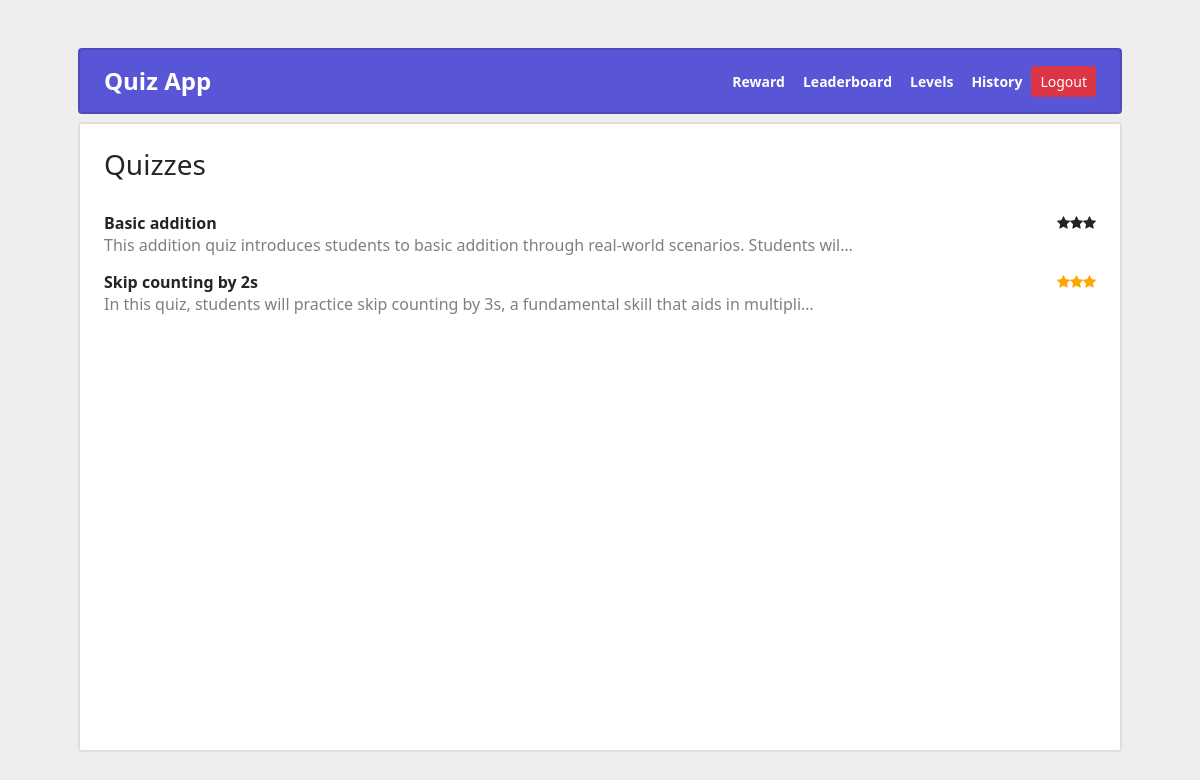
Page /user/quizzes/ (signed in) on the earlier database version.
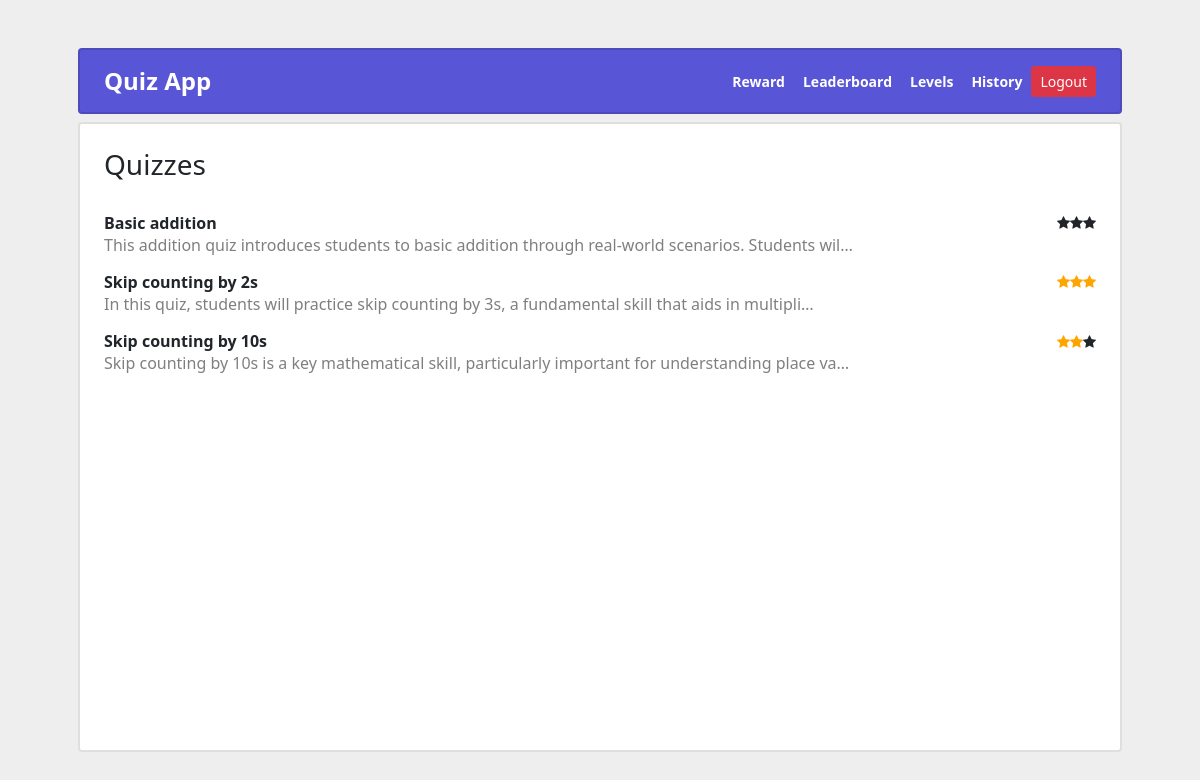
Same page on the later database version.
### quiz/models.py (models this page shows, shortened)
class TimeStampedModel(models.Model):
    created = models.DateTimeField(auto_now_add=True)
    modified = models.DateTimeField(auto_now=True)
    class Meta:
        abstract = True

class UserQuiz(TimeStampedModel):
    user = models.ForeignKey(
        get_user_model(),
        on_delete=models.CASCADE
    )
    quiz = models.ForeignKey(
        Quiz, on_delete=models.CASCADE
    )
    is_completed = models.BooleanField(default=False)
    is_score_added_total = models.BooleanField(default= False)
    start_time = models.DateTimeField(null=True, blank=True)  # When the quiz starts
    end_time = models.DateTimeField(null=True, blank=True)    # When the quiz ends
    full_time = models.IntegerField(default=0)  # Total time allowed for the quiz
    calculated_score = models.IntegerField(default=0)
    class Meta:
        verbose_name = 'User Quiz'
        verbose_name_plural = 'User Quizzes'
        unique_together = ('user', 'quiz')
    @property
    def score(self):
        return UserQuestionAnswer.objects.filter(
            user_quiz=self, answer__answer=True
        ).count()
    @property
    def total_questions(self):
        return self.quiz.question_set.all().count()

class Quiz(TimeStampedModel):
    title = models.CharField(max_length=70)
    slug = models.SlugField(unique=True)
    description = models.TextField()
    users = models.ManyToManyField(get_user_model(),)
    published = models.BooleanField(default=False)
    published_at = models.DateTimeField(
        blank=True, null=True, editable=False
    )
    end_date = models.DateTimeField(
        blank=True, null=True,
        validators=[MinValueValidator(timezone.now)],
    )
    level = models.ForeignKey(Level, on_delete=models.CASCADE, default = 1)
    def total_questions(self):
        return self.question_set.all().count()
    class Meta:
        verbose_name = 'Quiz'
        verbose_name_plural = 'Quizzes'

### quiz/views.py (the view)
class UserQuizList(QuizMixin, TemplateView):
    template_name = "quiz/user_quiz.html"
    extra_context = {'title': "User Quizzes"}
    def get_context_data(self, **kwargs):
        kwargs = super().get_context_data(**kwargs)
        kwargs['quiz_list'] = self.get_user_quizzes()
        quiz_data = [{
            'user': user_quiz.user.username,
            'user_id': user_quiz.user.id,
            'quiz_title': user_quiz.quiz.title,
            'quiz_slug': user_quiz.quiz.slug,
            'score': user_quiz.score,
            'total': user_quiz.total_questions,
        } for user_quiz in kwargs['quiz_list']]
        kwargs['quiz_list_json'] = json.dumps(quiz_data)
        return kwargs

### quiz/templatetags/quiz.py (called while the page is built)
@register.filter
def quiz_user_score(user, quiz):
    user_quiz = quiz.userquiz_set.filter(user=user).first()
    if not user_quiz:
        return 0
    correct_answers = UserQuestionAnswer.objects.filter(
        user_quiz=user_quiz, answer__answer=True
    ).count()
    return correct_answers

### quiz/views.py (called while the page is built)
    def get_user_quizzes(self, queryset=None):
        if not queryset:
            queryset = models.UserQuiz.objects.filter(user=self.request.user, quiz__published=True)
        return queryset

    @method_decorator(login_required)
    def dispatch(self, request, *args, **kwargs):
        return super().dispatch(request, *args, **kwargs)

### quiz/templates/quiz/user_quiz.html (shortened to what this page needs)
{% extends 'base.html' %}
{% load static quiz %}
{% block content %}
<h1 class="fs-3 pb-4">Quizzes</h1>
    {% for user_quiz in quiz_list %}
        <div class="mb-3">
            <a href="{% url 'quiz:quiz_detail' user_quiz.quiz.slug %}" class="text-decoration-none  py-3" aria-current="true">
                <div class="d-flex gap-2 w-100">
                    <div class = "flex-grow-1">
                        <div class="d-flex justify-content-between align-items-center">
                            <h6 class="mb-0 fw-bold text-dark">
                                {{ user_quiz.quiz.title }}
                            </h6>
                            <small class="opacity-50 text-nowrap text-dark fw-bold">
                                <div class = "d-flex" data-bs-toggle="tooltip" data-placement="top" title="Score is {{request.user|quiz_user_score:user_quiz.quiz}} out of {{user_quiz.quiz.total_questions}}">
                                    <span class="fa fa-star" id = "{{ user_quiz.quiz.slug|add:'-1-star' }}"></span>
                                    <span class="fa fa-star" id = "{{ user_quiz.quiz.slug|add:'-2-star' }}"></span>
                                    <span class="fa fa-star" id = "{{ user_quiz.quiz.slug|add:'-3-star' }}"></span>
                                </div>
                            </small>
                        </div>
                        <p class="mb-0 text-black-50 opacity-75">
                            {{ user_quiz.quiz.description|truncatechars:100 }}
                        </p>
                    </div>
                </div>
            </a>
        </div>
    {% endfor %}
{% endblock %}

Differences in the rows shown:
added UserQuiz: quiz "Skip counting by 10s", quiz.description "Skip counting by 10s is a key mathematical skill, particularly important for understanding place va…"
